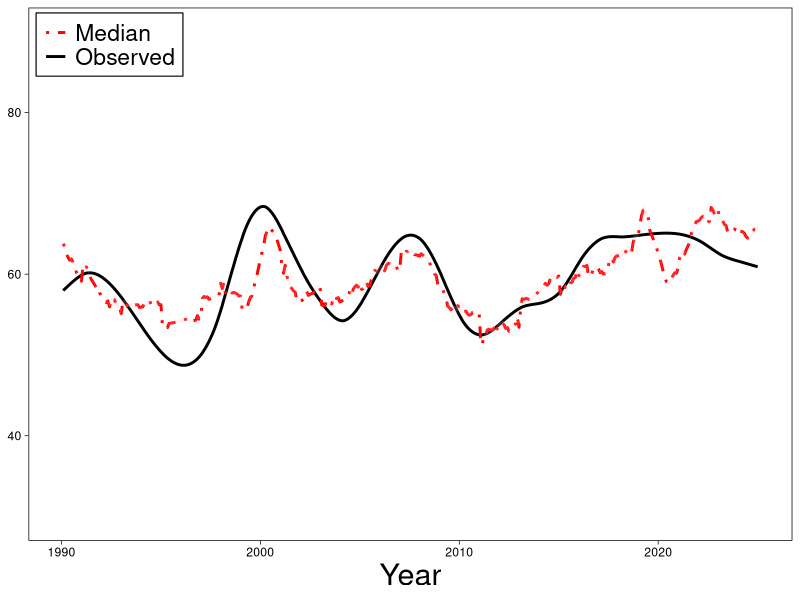

Write R code to recreate this figure.
library(ggplot2)
library(lubridate)
dat <- read.csv("aggregate_time_series.csv", header = T, stringsAsFactors = F)
dat$Month <- as.Date(dat$Month, format = "%Y/%m/%d")

beta_0 <- 119.4
beta_1 <- 1.40; se_beta_1 <- 0.55
beta_2 <- -0.14; se_beta_2 <- 0.16
beta_3 <- 0.27; se_beta_3 <- 0.04
beta_4 <- -0.90; se_beta_4 <- 0.05
beta_5 <- -282.2; se_beta_5 <- 37.1
beta_6 <- 0.02; se_beta_6 <- 0.04
beta_7 <- -15.57; se_beta_7 <- 2.89

#first quartile, third quartile
beta_1_q1 <- beta_1 - 0.6745 * se_beta_1
beta_1_m <- beta_1
beta_1_q3 <- beta_1 + 0.6745 * se_beta_1

dat$opinion_mon.1_q1 <- beta_0 * dat$constant + beta_1_q1 * dat$news_county_mean_ob_imp +
  beta_2 * dat$news_county_num + beta_3 * dat$voteturn +
  beta_4 * dat$unem + beta_5 * dat$socialpressure +
  beta_6 * dat$edulevel + beta_7 * dat$pc

dat$opinion_mon.1_m <- beta_0 * dat$constant + beta_1_m * dat$news_county_mean_ob_imp +
  beta_2 * dat$news_county_num + beta_3 * dat$voteturn +
  beta_4 * dat$unem + beta_5 * dat$socialpressure +
  beta_6 * dat$edulevel + beta_7 * dat$pc

dat$opinion_mon.1_q3 <- beta_0 * dat$constant + beta_1_q3 * dat$news_county_mean_ob_imp +
  beta_2 * dat$news_county_num + beta_3 * dat$voteturn +
  beta_4 * dat$unem + beta_5 * dat$socialpressure +
  beta_6 * dat$edulevel + beta_7 * dat$pc

dat$Month.1 <- dat$Month %m+% months(1)

#autocorrelation
cor(dat$opinion_mon.1_m[-1], dat$opinion_mon.1_m[-nrow(dat)])

ggplot(dat, aes(x = Month.1)) +
geom_line(aes(y = opinion_mon.1, color = "Observed"), linetype = "solid", linewidth = 1) +
geom_line(aes(y = opinion_mon.1_m, color = "Median"), linetype = "dotdash", linewidth = 1) +
geom_ribbon(aes(ymin = opinion_mon.1_q1, ymax = opinion_mon.1_q3),
              fill = "pink", alpha = 0.2) +
  labs(
    x = "Year",
    y = NULL,
    color = NULL,
    title = NULL
  ) +
  scale_color_manual(
    values = c(
      "Observed" = "black",
      "Median" = "red"
    )
  )+
  coord_cartesian(ylim = c(30, 90)) +
  theme_linedraw(base_size = 11) +
  theme(
    panel.grid = element_blank(),
    legend.text = element_text(family = "Helvetica", size = 11 * 1.5),
    axis.title.x = element_text(family = "Helvetica", size = 11 * 2),
    legend.position = c(0.01, 0.99),
    legend.justification = c(0, 1),
    legend.background = element_rect(
      color = "black", fill = "white",
      linewidth = 0.4),
    plot.title = element_text(hjust = 0.5)
  )